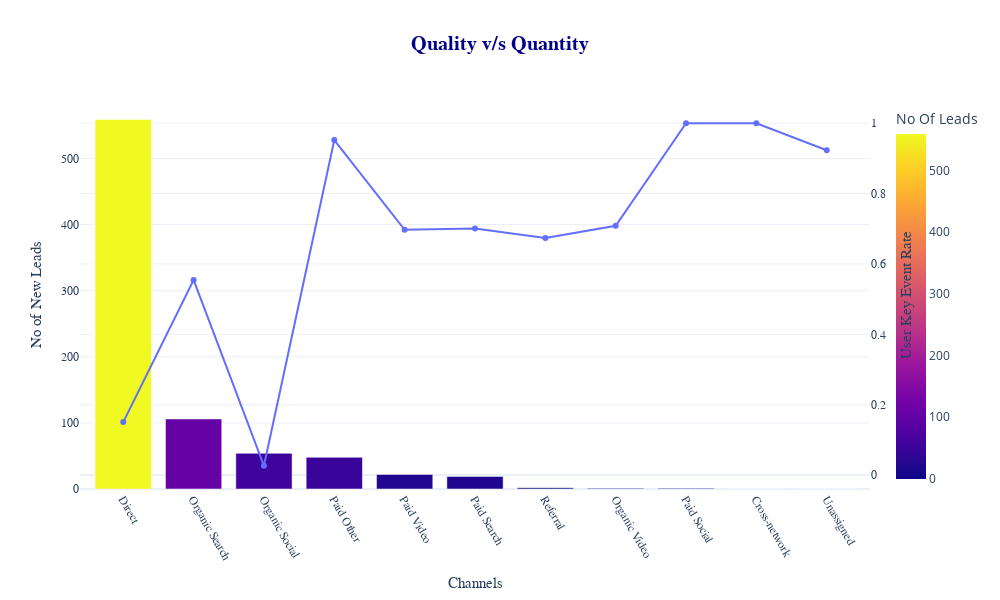

Here is the notebook cell this chart was saved with:
### Code cell
fig5 = px.bar(lead_df,
              x= 'First_user_primary_channel_group (Default_channel_group)',
              y= 'New_leads',
              color= 'New_leads',
              title= 'Quantity v/s Quality',
              labels= {'First_user_primary_channel_group (Default_channel_group)' : 'Channels',
                       'New_leads' : 'No Of Leads'},
              height= 600
             )
line = px.scatter(lead_df,
                  x= 'First_user_primary_channel_group (Default_channel_group)',
                  y= 'User_key_event_rate'
                 )
line.update_traces(mode= 'lines+markers',
                   name= 'User_key_event_rate',
                   yaxis= 'y2'
                  )
fig5.add_traces(line.data)

fig5.update_layout(yaxis= dict(title= 'No of New Leads'),
                   yaxis2= dict(title= 'User Key Event Rate',
                                overlaying = 'y',
                                side= 'right'),
                   template= 'plotly_white',
                   width= 1000,
                   height= 600
                   )

fig5.update_xaxes(tickangle= 60, 
                  tickfont= dict(family= 'Arial Black', size= 12),
                  title_font= dict(family= 'Arial Black', size= 15)
                 )

fig5.update_yaxes(tickfont= dict(family= 'Arial Black', size= 12),
                  title_font= dict(family= 'Arial Black', size= 15)
                 )

fig5.update_layout(title= '<b>Quality v/s Quantity<b>',
                   title_font=dict(family="sans-serif", size=20, color='darkblue'),
                   title_x=0.5
                  )
    
                   

fig5.show()

### Figure 1 — Plotly figure (JSON) as saved in the notebook; plotly's stock layout.template omitted (floating-point values rounded to 4 significant figures)
{"data": [{"alignmentgroup": "True", "hovertemplate": "Channels=%{x}<br>No Of Leads=%{marker.color}<extra></extra>", "legendgroup": "", "marker": {"color": [559, 106, 54, 48, 22, 19, 2, 1, 1, 0, 0], "coloraxis": "coloraxis", "pattern": {"shape": ""}}, "name": "", "offsetgroup": "", "orientation": "v", "showlegend": false, "textposition": "auto", "type": "bar", "x": ["Direct", "Organic Search", "Organic Social", "Paid Other", "Paid Video", "Paid Search", "Referral", "Organic Video", "Paid Social", "Cross-network", "Unassigned"], "xaxis": "x", "y": [559, 106, 54, 48, 22, 19, 2, 1, 1, 0, 0], "yaxis": "y"}, {"hovertemplate": "First_user_primary_channel_group (Default_channel_group)=%{x}<br>User_key_event_rate=%{y}<extra></extra>", "legendgroup": "", "marker": {"color": "#636efa", "symbol": "circle"}, "mode": "lines+markers", "name": "User_key_event_rate", "orientation": "v", "showlegend": false, "type": "scatter", "x": ["Direct", "Organic Search", "Organic Social", "Paid Other", "Paid Video", "Paid Search", "Referral", "Organic Video", "Paid Social", "Cross-network", "Unassigned"], "xaxis": "x", "y": [0.1507, 0.5546, 0.02649, 0.952, 0.6972, 0.7006, 0.674, 0.7083, 1, 1, 0.9231], "yaxis": "y2"}], "layout": {"barmode": "relative", "coloraxis": {"colorbar": {"title": {"text": "No Of Leads"}}, "colorscale": [[0, "#0d0887"], [0.1111, "#46039f"], [0.2222, "#7201a8"], [0.3333, "#9c179e"], [0.4444, "#bd3786"], [0.5556, "#d8576b"], [0.6667, "#ed7953"], [0.7778, "#fb9f3a"], [0.8889, "#fdca26"], [1, "#f0f921"]]}, "height": 600, "legend": {"tracegroupgap": 0}, "title": {"font": {"color": "darkblue", "family": "sans-serif", "size": 20}, "text": "<b>Quality v/s Quantity<b>", "x": 0.5}, "width": 1000, "xaxis": {"anchor": "y", "domain": [0, 1], "tickangle": 60, "tickfont": {"family": "Arial Black", "size": 12}, "title": {"font": {"family": "Arial Black", "size": 15}, "text": "Channels"}}, "yaxis": {"anchor": "x", "domain": [0, 1], "tickfont": {"family": "Arial Black", "size": 12}, "title": {"font": {"family": "Arial Black", "size": 15}, "text": "No of New Leads"}}, "yaxis2": {"overlaying": "y", "side": "right", "tickfont": {"family": "Arial Black", "size": 12}, "title": {"font": {"family": "Arial Black", "size": 15}, "text": "User Key Event Rate"}}}}
